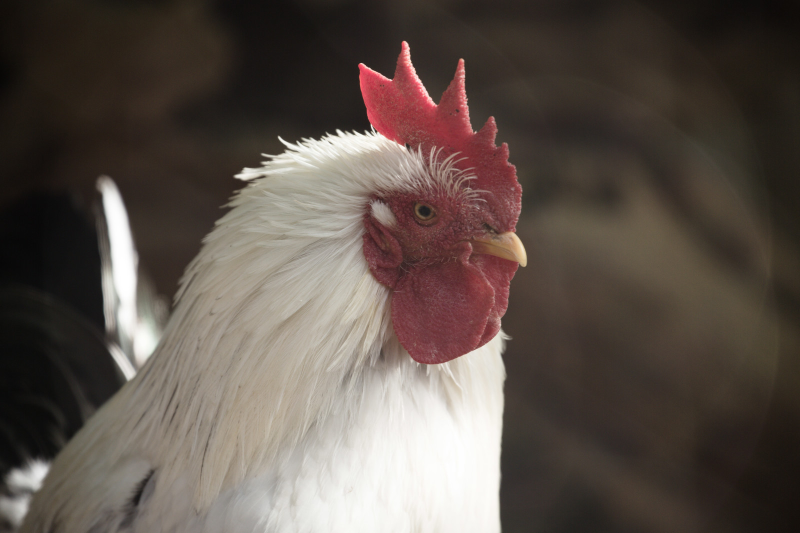
%> input picture pic1.jpg, 1600 x 1066 px (shown at 1/2 size)
$ octave kadai02.m   (GNU Octave 9; MATLAB toolbox functions it lacks are replaced by stand-ins)
%> lines starting %> are read from the running program, lines starting %| are printed output that depends on the picture; in (x1, y1, x2, y2) boxes, pixels count from 0 and x2, y2 are one past the last pixel; in counts of white or black regions, pixels touching at a corner belong together; the program's own positions count from 1
clear; % 変数のオールクリア

ORG=imread('pic1.jpg'); % 原画像の入力
%> ORG is the input picture: size 1066x1600x3 uint8; mean R, G, B 93, 82.2, 75.2
ORG = rgb2gray(ORG); %グレースケール
%> ORG: size 1066x1600 uint8
imagesc(ORG); colormap(gray); colorbar; axis image; % 画像の表示
title('原画像')
pause; % 一時停止

% ２階調画像の生成
IMG = ORG>128;
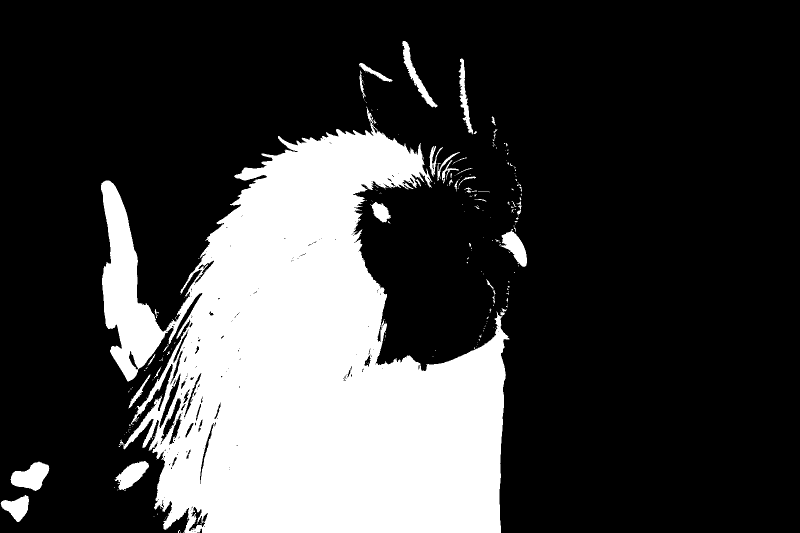
%> IMG: size 1066x1600 logical (shown at 1/2 size); 24.8% white; 239 white regions (196 under 20 px), largest, box (x1, y1, x2, y2) and area: (202, 214, 1019, 1066) 406653, (21, 923, 99, 982) 2774, (229, 922, 298, 981) 2054
imagesc(IMG); colormap(gray); colorbar;  axis image;
title('２階調画像')
pause;

% ４階調画像の生成
IMG0 = ORG>64;
%> IMG0: size 1066x1600 logical; 42.9% white; 602 white regions (568 under 20 px), largest, box (x1, y1, x2, y2) and area: (0, 81, 1556, 1066) 717455, (1383, 298, 1541, 551) 10032, (830, 407, 866, 439) 361
IMG1 = ORG>128;
IMG2 = ORG>192;
%> IMG2: size 1066x1600 logical; 9.2% white; 286 white regions (246 under 20 px), largest, box (x1, y1, x2, y2) and area: (519, 659, 1007, 1066) 120988, (209, 374, 315, 725) 14780, (471, 248, 798, 359) 11463
IMG = IMG0 + IMG1 + IMG2;
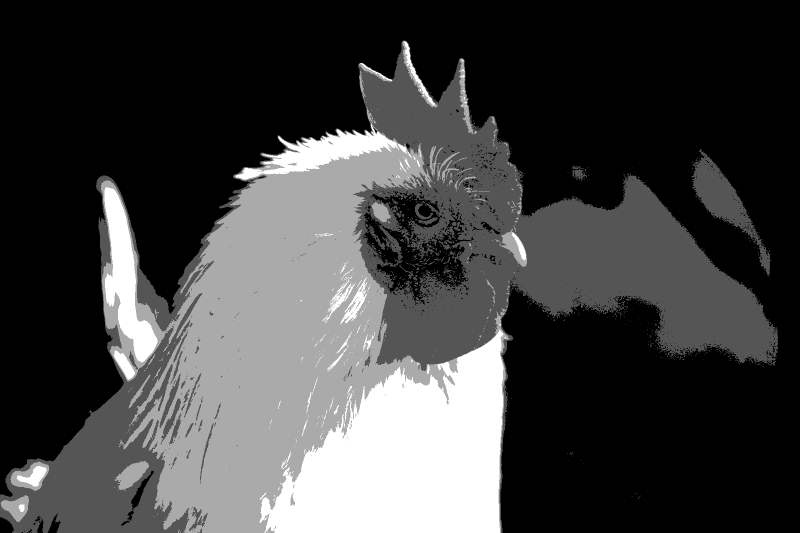
%> IMG: size 1066x1600 double (shown at 1/2 size); min 0, max 3, mean 0.769; drawn with min black and max white
imagesc(IMG); colormap(gray); colorbar;  axis image;
title('４階調画像')
pause;

% ８階調画像の生成
IMG0 = ORG>32;
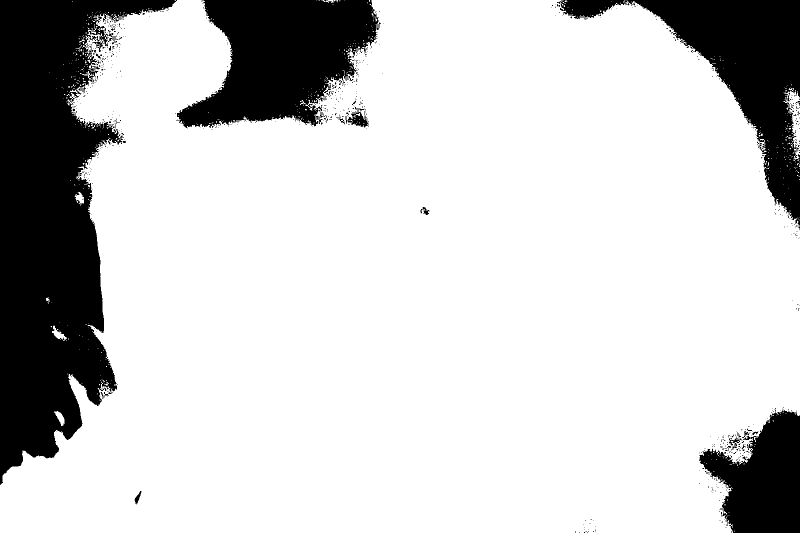
%> IMG0: size 1066x1600 logical (shown at 1/2 size); 80.3% white; 683 black regions (647 under 20 px), largest, box (x1, y1, x2, y2) and area: (0, 0, 354, 970) 172605, (352, 0, 760, 257) 65878, (1114, 0, 1600, 451) 61627
IMG1 = ORG>64;
IMG2 = ORG>96;
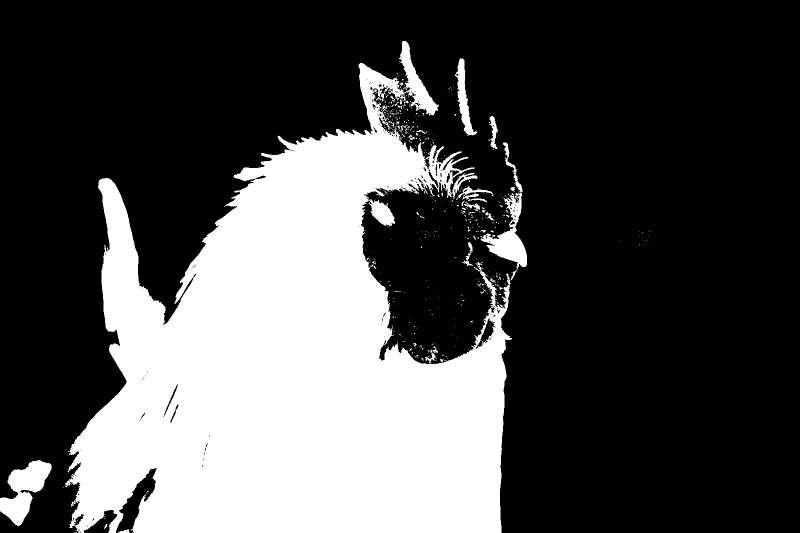
%> IMG2: size 1066x1600 logical (shown at 1/2 size); 29.7% white; 479 white regions (441 under 20 px), largest, box (x1, y1, x2, y2) and area: (129, 82, 1024, 1066) 487837, (0, 920, 104, 1052) 6634, (961, 386, 1054, 560) 5064
IMG3 = ORG>128;
IMG4 = ORG>160;
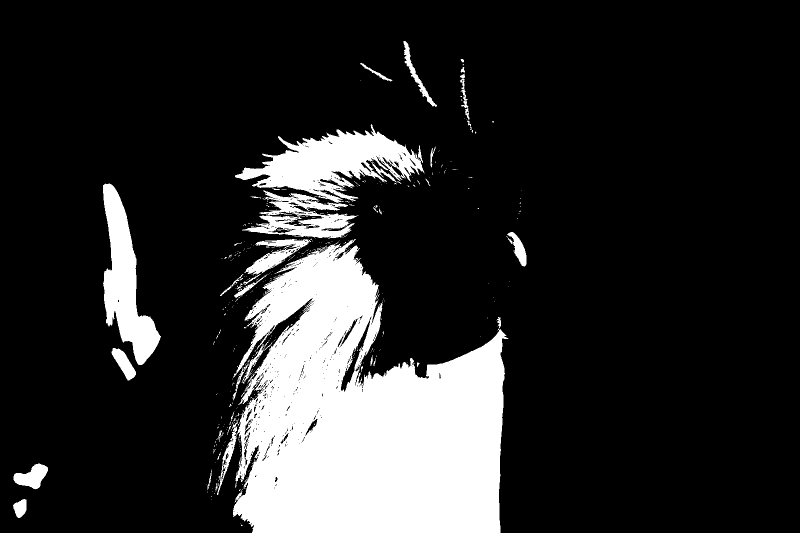
%> IMG4: size 1066x1600 logical (shown at 1/2 size); 16.8% white; 461 white regions (420 under 20 px), largest, box (x1, y1, x2, y2) and area: (434, 478, 1017, 1066) 217237, (470, 248, 849, 477) 35582, (206, 367, 322, 730) 18398
IMG5 = ORG>192;
IMG6 = ORG>224;
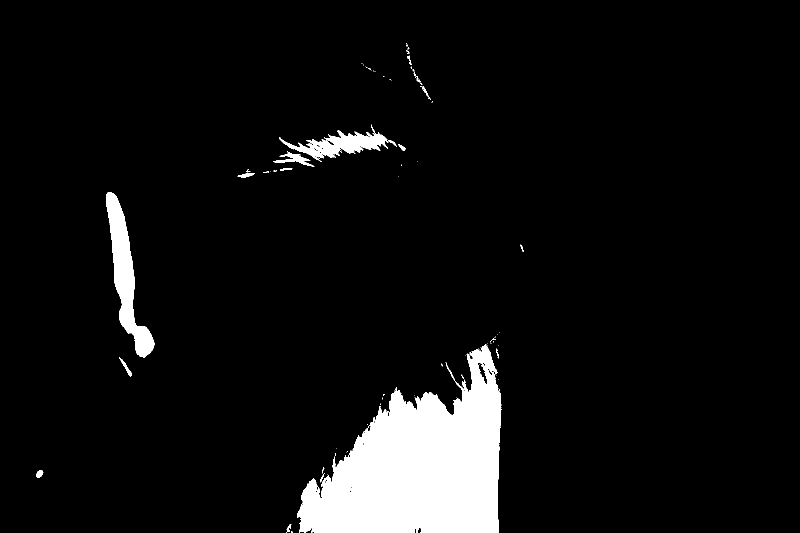
%> IMG6: size 1066x1600 logical (shown at 1/2 size); 6.4% white; 87 white regions (66 under 20 px), largest, box (x1, y1, x2, y2) and area: (594, 688, 1003, 1066) 91583, (212, 384, 309, 716) 10764, (558, 249, 777, 324) 5296
IMG = IMG0 + IMG1 + IMG2 + IMG3 + IMG4 + IMG5 + IMG6;
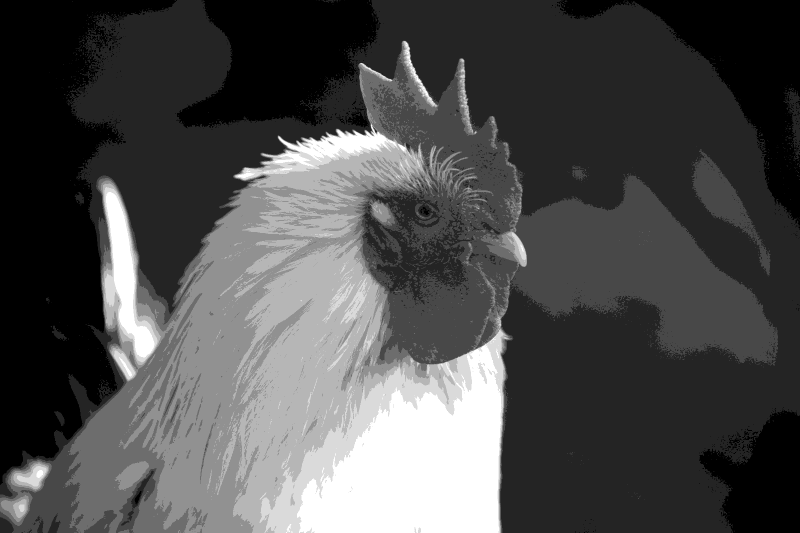
%> IMG: size 1066x1600 double (shown at 1/2 size); min 0, max 7, mean 2.1; drawn with min black and max white
imagesc(IMG); colormap(gray); colorbar;  axis image;
title('８階調画像')
